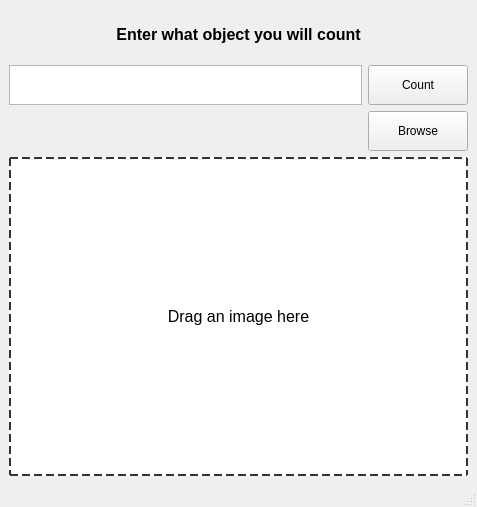
<?xml version="1.0" encoding="UTF-8"?>
<ui version="4.0">
 <class>MainWindow</class>
 <widget class="QMainWindow" name="MainWindow">
  <property name="geometry">
   <rect>
    <x>0</x>
    <y>0</y>
    <width>477</width>
    <height>507</height>
   </rect>
  </property>
  <property name="minimumSize">
   <size>
    <width>200</width>
    <height>200</height>
   </size>
  </property>
  <property name="maximumSize">
   <size>
    <width>5000</width>
    <height>5000</height>
   </size>
  </property>
  <property name="acceptDrops">
   <bool>true</bool>
  </property>
  <property name="windowTitle">
   <string>MainWindow</string>
  </property>
  <widget class="QWidget" name="centralwidget">
   <layout class="QGridLayout" name="gridLayout_2">
    <item row="0" column="0">
     <layout class="QGridLayout" name="gridLayout">
      <item row="1" column="1">
       <widget class="QPushButton" name="countBtn">
        <property name="minimumSize">
         <size>
          <width>100</width>
          <height>30</height>
         </size>
        </property>
        <property name="maximumSize">
         <size>
          <width>500</width>
          <height>300</height>
         </size>
        </property>
        <property name="text">
         <string>Count</string>
        </property>
       </widget>
      </item>
      <item row="0" column="0" colspan="2">
       <widget class="QLabel" name="titleLabel">
        <property name="minimumSize">
         <size>
          <width>200</width>
          <height>30</height>
         </size>
        </property>
        <property name="maximumSize">
         <size>
          <width>5000</width>
          <height>50</height>
         </size>
        </property>
        <property name="font">
         <font>
          <pointsize>12</pointsize>
          <weight>75</weight>
          <bold>true</bold>
         </font>
        </property>
        <property name="text">
         <string>Enter what object you will count</string>
        </property>
        <property name="alignment">
         <set>Qt::AlignCenter</set>
        </property>
       </widget>
      </item>
      <item row="3" column="1">
       <widget class="QPushButton" name="browseBtn">
        <property name="minimumSize">
         <size>
          <width>100</width>
          <height>30</height>
         </size>
        </property>
        <property name="maximumSize">
         <size>
          <width>500</width>
          <height>300</height>
         </size>
        </property>
        <property name="text">
         <string>Browse</string>
        </property>
       </widget>
      </item>
      <item row="3" column="0">
       <widget class="QLabel" name="numObjectsLabel">
        <property name="minimumSize">
         <size>
          <width>130</width>
          <height>40</height>
         </size>
        </property>
        <property name="maximumSize">
         <size>
          <width>5000</width>
          <height>40</height>
         </size>
        </property>
        <property name="font">
         <font>
          <pointsize>10</pointsize>
         </font>
        </property>
        <property name="styleSheet">
         <string notr="true">padding-left:5px;</string>
        </property>
        <property name="text">
         <string/>
        </property>
       </widget>
      </item>
      <item row="4" column="0" colspan="2">
       <widget class="QLabel" name="imgLabel">
        <property name="minimumSize">
         <size>
          <width>200</width>
          <height>0</height>
         </size>
        </property>
        <property name="maximumSize">
         <size>
          <width>5000</width>
          <height>5000</height>
         </size>
        </property>
        <property name="font">
         <font>
          <pointsize>12</pointsize>
         </font>
        </property>
        <property name="acceptDrops">
         <bool>true</bool>
        </property>
        <property name="styleSheet">
         <string notr="true">border:2px dashed #333;
background-color:white;

</string>
        </property>
        <property name="text">
         <string>

Drag an image here

</string>
        </property>
        <property name="alignment">
         <set>Qt::AlignCenter</set>
        </property>
       </widget>
      </item>
      <item row="1" column="0">
       <widget class="QTextEdit" name="oNameText">
        <property name="minimumSize">
         <size>
          <width>130</width>
          <height>40</height>
         </size>
        </property>
        <property name="maximumSize">
         <size>
          <width>5000</width>
          <height>40</height>
         </size>
        </property>
        <property name="font">
         <font>
          <pointsize>16</pointsize>
         </font>
        </property>
       </widget>
      </item>
     </layout>
    </item>
   </layout>
  </widget>
  <widget class="QStatusBar" name="statusbar"/>
 </widget>
 <resources/>
 <connections/>
</ui>
